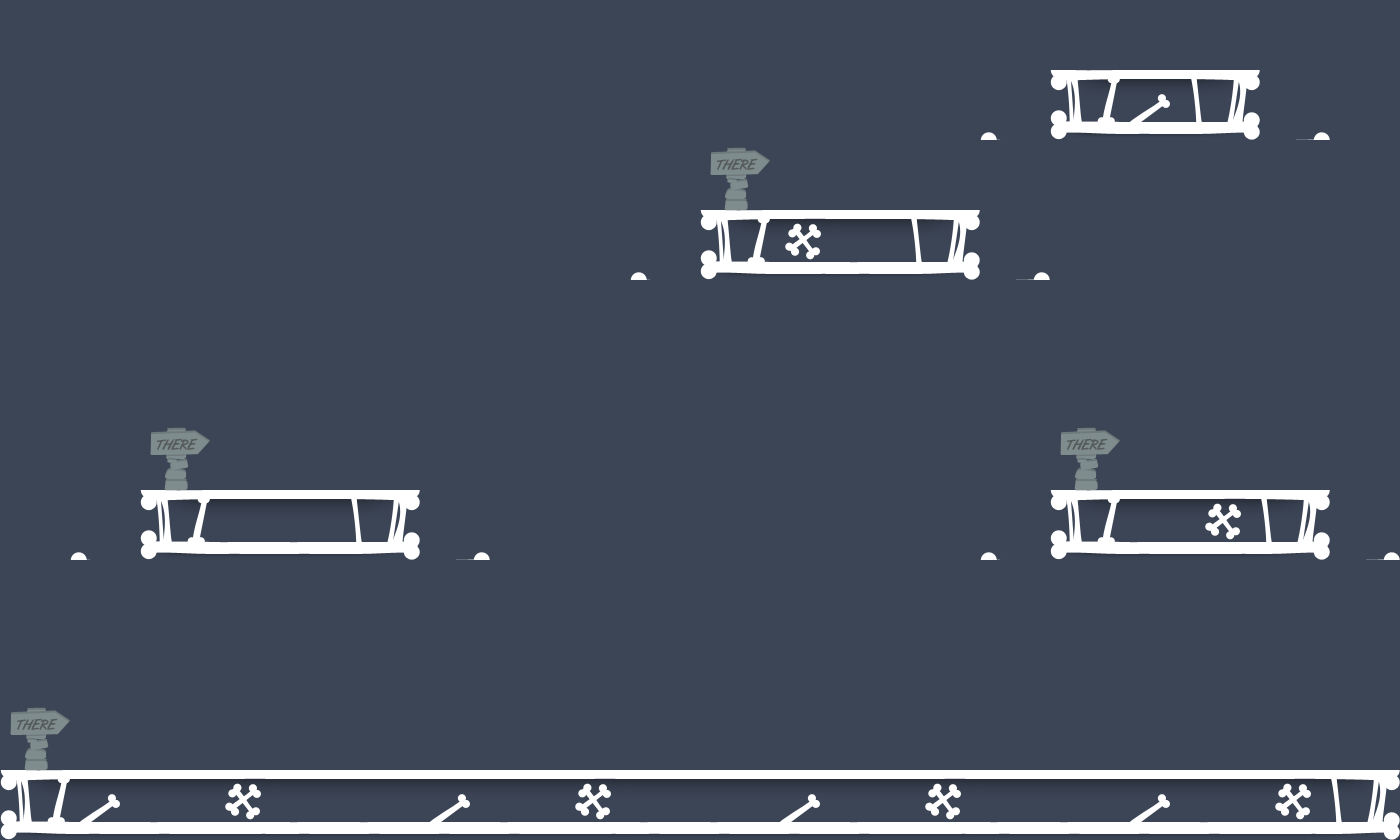

A 2D game scene composited from a Tiled map and its tileset images. What follows is a short description and the map's XML, with each tile layer's data collapsed to a summary:
An orthogonal 20x12 tile map with 70x70 px tiles, 2 tile layers (collision, foreground) and 9 objects (5x items, 3x enemy, player).

<map version="1.0" orientation="orthogonal" width="20" height="12" tilewidth="70" tileheight="70" backgroundcolor="#3c4556">
 <tileset firstgid="1" name="map_tiles_70" tilewidth="70" tileheight="70">
  <image source="map_tiles_70.png" width="560" height="140" />
  <tile id="0" />
  <tile id="1" />
  <tile id="2" />
  <tile id="3" />
 </tileset>
 <objectgroup color="#ffff00" name="items" width="20" height="12">
  <object name="gun" type="items" x="350" y="700" width="70" height="140">
   <properties>
    <property name="bullets" value="5" />
   </properties>
  </object>
  <object name="key" type="items" x="700" y="700" width="70" height="140" />
  <object name="health" type="items" x="770" y="140" width="70" height="140" />
  <object name="exit_sign" type="items" x="1050" y="0" width="70" height="140" />
  <object name="door" type="items" x="1120" y="0" width="70" height="140" />
 </objectgroup>
 <objectgroup color="#00aa00" name="player" width="20" height="12">
  <object name="player" type="player" x="70" y="686" width="70" height="140">
   <properties>
    <property name="hint" value="The door is up there. I will need to jump twice to climb out" />
   </properties>
  </object>
 </objectgroup>
 <objectgroup color="#ff0000" name="enemies" width="20" height="12">
  <object name="zombie" type="enemy" x="840" y="686" width="70" height="140">
   <properties>
    <property name="archetype" value="runner" />
   </properties>
  </object>
  <object name="zombie" type="enemy" x="210" y="406" width="70" height="140">
   <properties>
    <property name="archetype" value="walker" />
    <property name="startLeft" value="true" />
   </properties>
  </object>
  <object name="zombie" type="enemy" x="1120" y="406" width="70" height="140">
   <properties>
    <property name="archetype" value="spitter" />
   </properties>
  </object>
 </objectgroup>
 <layer name="collision" width="20" height="12">
  <data>[240 cells, 35 non-empty, 5 distinct tile ids]</data>
 </layer>
 <layer name="foreground" width="20" height="12">
  <data>[240 cells, 12 non-empty, 3 distinct tile ids]</data>
 </layer>
</map>
